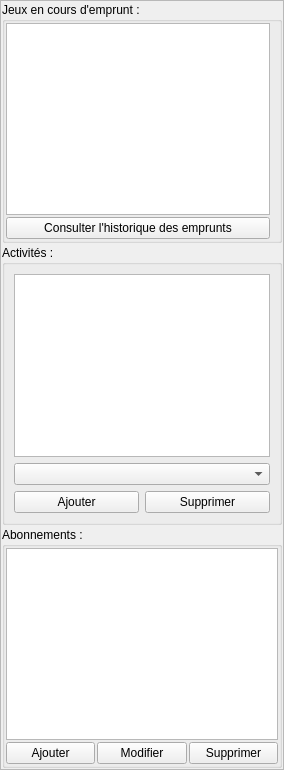
    <widget class="QFrame" name="frame_2">
     <property name="maximumSize">
      <size>
       <width>300</width>
       <height>16777215</height>
      </size>
     </property>
     <property name="palette">
      <palette>
       <active>
        <colorrole role="WindowText">
         <brush brushstyle="SolidPattern">
          <color alpha="255">
           <red>0</red>
           <green>0</green>
           <blue>0</blue>
          </color>
         </brush>
        </colorrole>
       </active>
       <inactive>
        <colorrole role="WindowText">
         <brush brushstyle="SolidPattern">
          <color alpha="255">
           <red>0</red>
           <green>0</green>
           <blue>0</blue>
          </color>
         </brush>
        </colorrole>
       </inactive>
       <disabled>
        <colorrole role="WindowText">
         <brush brushstyle="SolidPattern">
          <color alpha="255">
           <red>0</red>
           <green>0</green>
           <blue>0</blue>
          </color>
         </brush>
        </colorrole>
       </disabled>
      </palette>
     </property>
     <property name="frameShape">
      <enum>QFrame::StyledPanel</enum>
     </property>
     <property name="frameShadow">
      <enum>QFrame::Raised</enum>
     </property>
     <layout class="QGridLayout" name="gridLayout_10">
      <property name="leftMargin">
       <number>1</number>
      </property>
      <property name="topMargin">
       <number>1</number>
      </property>
      <property name="rightMargin">
       <number>1</number>
      </property>
      <property name="bottomMargin">
       <number>1</number>
      </property>
      <property name="spacing">
       <number>2</number>
      </property>
      <item row="2" column="0">
       <widget class="QGroupBox" name="groupBox_9">
        <property name="maximumSize">
         <size>
          <width>16777215</width>
          <height>300</height>
         </size>
        </property>
        <property name="title">
         <string>Abonnements :</string>
        </property>
        <layout class="QGridLayout" name="gridLayout_9">
         <property name="leftMargin">
          <number>1</number>
         </property>
         <property name="topMargin">
          <number>1</number>
         </property>
         <property name="rightMargin">
          <number>1</number>
         </property>
         <property name="bottomMargin">
          <number>1</number>
         </property>
         <property name="spacing">
          <number>2</number>
         </property>
         <item row="4" column="0">
          <widget class="QPushButton" name="Bt_AjouterAbonnement">
           <property name="palette">
            <palette>
             <active>
              <colorrole role="WindowText">
               <brush brushstyle="SolidPattern">
                <color alpha="255">
                 <red>0</red>
                 <green>0</green>
                 <blue>0</blue>
                </color>
               </brush>
              </colorrole>
             </active>
             <inactive>
              <colorrole role="WindowText">
               <brush brushstyle="SolidPattern">
                <color alpha="255">
                 <red>0</red>
                 <green>0</green>
                 <blue>0</blue>
                </color>
               </brush>
              </colorrole>
             </inactive>
             <disabled>
              <colorrole role="WindowText">
               <brush brushstyle="SolidPattern">
                <color alpha="255">
                 <red>0</red>
                 <green>0</green>
                 <blue>0</blue>
                </color>
               </brush>
              </colorrole>
             </disabled>
            </palette>
           </property>
           <property name="text">
            <string>Ajouter</string>
           </property>
           <property name="icon">
            <iconset>
             <normalon>:/Ajouter.png</normalon>
            </iconset>
           </property>
          </widget>
         </item>
         <item row="4" column="1">
          <widget class="QPushButton" name="Bt_ModifierAbonnement">
           <property name="palette">
            <palette>
             <active>
              <colorrole role="WindowText">
               <brush brushstyle="SolidPattern">
                <color alpha="255">
                 <red>0</red>
                 <green>0</green>
                 <blue>0</blue>
                </color>
               </brush>
              </colorrole>
             </active>
             <inactive>
              <colorrole role="WindowText">
               <brush brushstyle="SolidPattern">
                <color alpha="255">
                 <red>0</red>
                 <green>0</green>
                 <blue>0</blue>
                </color>
               </brush>
              </colorrole>
             </inactive>
             <disabled>
              <colorrole role="WindowText">
               <brush brushstyle="SolidPattern">
                <color alpha="255">
                 <red>0</red>
                 <green>0</green>
                 <blue>0</blue>
                </color>
               </brush>
              </colorrole>
             </disabled>
            </palette>
           </property>
           <property name="text">
            <string>Modifier</string>
           </property>
           <property name="icon">
            <iconset>
             <normalon>:/Reserver.png</normalon>
            </iconset>
           </property>
          </widget>
         </item>
         <item row="4" column="2">
          <widget class="QPushButton" name="Bt_SupprimerAbonnement">
           <property name="text">
            <string>Supprimer</string>
           </property>
           <property name="icon">
            <iconset>
             <normalon>:/Supprimer.png</normalon>
            </iconset>
           </property>
          </widget>
         </item>
         <item row="3" column="0" colspan="3">
          <widget class="QTableView" name="LW_Abonnements">
           <property name="minimumSize">
            <size>
             <width>0</width>
             <height>0</height>
            </size>
           </property>
           <property name="maximumSize">
            <size>
             <width>16777215</width>
             <height>4545</height>
            </size>
           </property>
           <property name="palette">
            <palette>
             <active>
              <colorrole role="WindowText">
               <brush brushstyle="SolidPattern">
                <color alpha="255">
                 <red>0</red>
                 <green>0</green>
                 <blue>0</blue>
                </color>
               </brush>
              </colorrole>
             </active>
             <inactive>
              <colorrole role="WindowText">
               <brush brushstyle="SolidPattern">
                <color alpha="255">
                 <red>0</red>
                 <green>0</green>
                 <blue>0</blue>
                </color>
               </brush>
              </colorrole>
             </inactive>
             <disabled>
              <colorrole role="WindowText">
               <brush brushstyle="SolidPattern">
                <color alpha="255">
                 <red>0</red>
                 <green>0</green>
                 <blue>0</blue>
                </color>
               </brush>
              </colorrole>
             </disabled>
            </palette>
           </property>
           <property name="font">
            <font>
             <family>MS Shell Dlg 2</family>
            </font>
           </property>
           <property name="frameShape">
            <enum>QFrame::StyledPanel</enum>
           </property>
           <property name="lineWidth">
            <number>5</number>
           </property>
           <property name="midLineWidth">
            <number>5</number>
           </property>
           <property name="alternatingRowColors">
            <bool>true</bool>
           </property>
           <property name="selectionMode">
            <enum>QAbstractItemView::SingleSelection</enum>
           </property>
           <property name="selectionBehavior">
            <enum>QAbstractItemView::SelectRows</enum>
           </property>
           <attribute name="horizontalHeaderVisible">
            <bool>false</bool>
           </attribute>
           <attribute name="verticalHeaderVisible">
            <bool>false</bool>
           </attribute>
          </widget>
         </item>
        </layout>
       </widget>
      </item>
      <item row="0" column="0">
       <widget class="QGroupBox" name="groupBox_8">
        <property name="title">
         <string>Jeux en cours d'emprunt :</string>
        </property>
        <layout class="QGridLayout" name="gridLayout">
         <property name="leftMargin">
          <number>1</number>
         </property>
         <property name="topMargin">
          <number>1</number>
         </property>
         <property name="bottomMargin">
          <number>1</number>
         </property>
         <property name="spacing">
          <number>2</number>
         </property>
         <item row="1" column="0">
          <widget class="QTableView" name="LW_JeuxEmpruntes">
           <property name="palette">
            <palette>
             <active>
              <colorrole role="WindowText">
               <brush brushstyle="SolidPattern">
                <color alpha="255">
                 <red>0</red>
                 <green>0</green>
                 <blue>0</blue>
                </color>
               </brush>
              </colorrole>
             </active>
             <inactive>
              <colorrole role="WindowText">
               <brush brushstyle="SolidPattern">
                <color alpha="255">
                 <red>0</red>
                 <green>0</green>
                 <blue>0</blue>
                </color>
               </brush>
              </colorrole>
             </inactive>
             <disabled>
              <colorrole role="WindowText">
               <brush brushstyle="SolidPattern">
                <color alpha="255">
                 <red>0</red>
                 <green>0</green>
                 <blue>0</blue>
                </color>
               </brush>
              </colorrole>
             </disabled>
            </palette>
           </property>
           <property name="font">
            <font>
             <family>MS Shell Dlg 2</family>
            </font>
           </property>
           <property name="alternatingRowColors">
            <bool>true</bool>
           </property>
           <property name="selectionMode">
            <enum>QAbstractItemView::SingleSelection</enum>
           </property>
           <property name="selectionBehavior">
            <enum>QAbstractItemView::SelectRows</enum>
           </property>
           <attribute name="verticalHeaderVisible">
            <bool>false</bool>
           </attribute>
          </widget>
         </item>
         <item row="2" column="0">
          <widget class="QPushButton" name="Bt_Historique">
           <property name="palette">
            <palette>
             <active>
              <colorrole role="WindowText">
               <brush brushstyle="SolidPattern">
                <color alpha="255">
                 <red>0</red>
                 <green>0</green>
                 <blue>0</blue>
                </color>
               </brush>
              </colorrole>
             </active>
             <inactive>
              <colorrole role="WindowText">
               <brush brushstyle="SolidPattern">
                <color alpha="255">
                 <red>0</red>
                 <green>0</green>
                 <blue>0</blue>
                </color>
               </brush>
              </colorrole>
             </inactive>
             <disabled>
              <colorrole role="WindowText">
               <brush brushstyle="SolidPattern">
                <color alpha="255">
                 <red>0</red>
                 <green>0</green>
                 <blue>0</blue>
                </color>
               </brush>
              </colorrole>
             </disabled>
            </palette>
           </property>
           <property name="text">
            <string>Consulter l'historique des emprunts</string>
           </property>
          </widget>
         </item>
        </layout>
       </widget>
      </item>
      <item row="1" column="0">
       <widget class="QGroupBox" name="groupBox_13">
        <property name="maximumSize">
         <size>
          <width>16777215</width>
          <height>280</height>
         </size>
        </property>
        <property name="title">
         <string>Activités :</string>
        </property>
        <layout class="QGridLayout" name="gridLayout_17">
         <item row="1" column="0" colspan="2">
          <widget class="QComboBox" name="CBx_Activites">
           <property name="currentText">
            <string/>
           </property>
           <property name="currentIndex">
            <number>-1</number>
           </property>
          </widget>
         </item>
         <item row="2" column="0">
          <widget class="QPushButton" name="Bt_AjouterActivite">
           <property name="text">
            <string>Ajouter</string>
           </property>
           <property name="icon">
            <iconset resource="ImagesIcones.qrc">
             <normaloff>:/Ajouter.png</normaloff>:/Ajouter.png</iconset>
           </property>
          </widget>
         </item>
         <item row="2" column="1">
          <widget class="QPushButton" name="Bt_SupprimerActivite">
           <property name="text">
            <string>Supprimer</string>
           </property>
           <property name="icon">
            <iconset resource="ImagesIcones.qrc">
             <normaloff>:/Supprimer.png</normaloff>:/Supprimer.png</iconset>
           </property>
          </widget>
         </item>
         <item row="0" column="0" colspan="2">
          <widget class="QTableWidget" name="Tw_activites">
           <property name="minimumSize">
            <size>
             <width>0</width>
             <height>0</height>
            </size>
           </property>
           <property name="maximumSize">
            <size>
             <width>16777215</width>
             <height>16777215</height>
            </size>
           </property>
           <property name="selectionMode">
            <enum>QAbstractItemView::SingleSelection</enum>
           </property>
          </widget>
         </item>
        </layout>
       </widget>
      </item>
     </layout>
    </widget>
